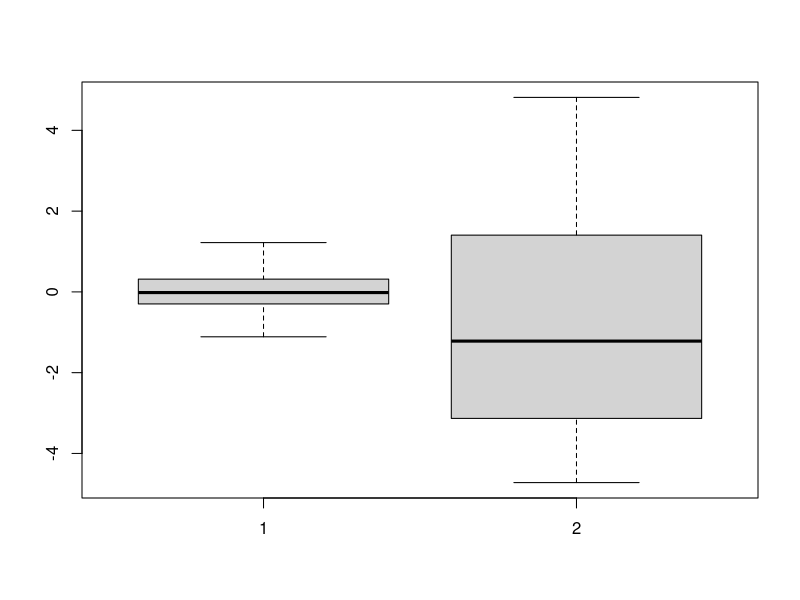
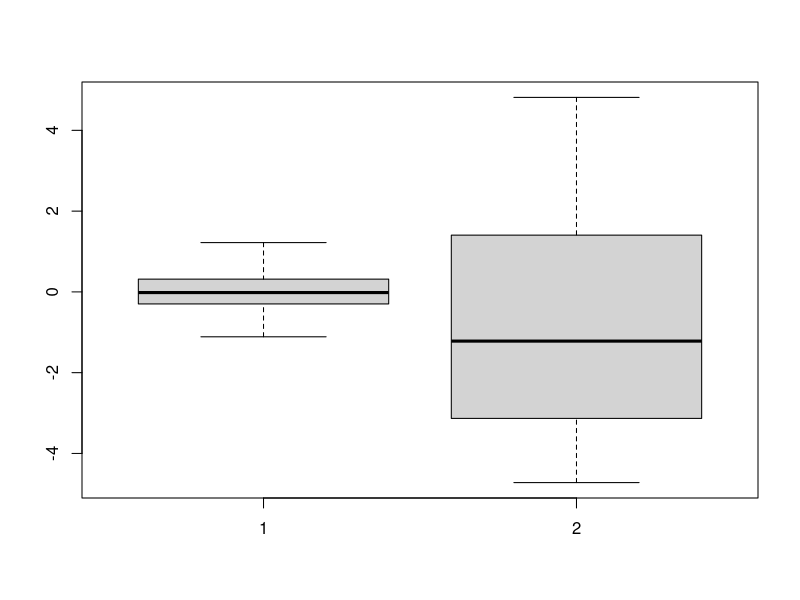
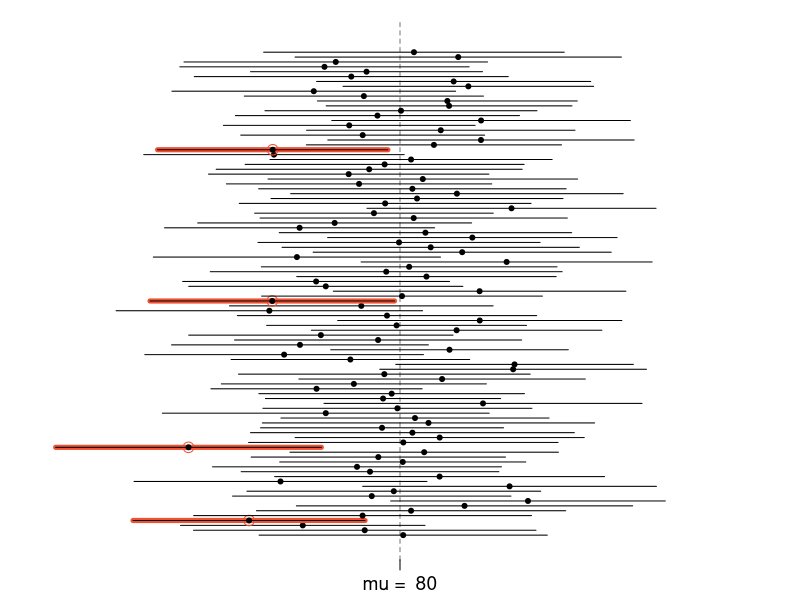

R code for these plots, in order:
## ---- chunk 1
knitr::opts_chunk$set(echo = FALSE)
## ---- chunk 2
set.seed(0)
dat <- c(rnorm(100,0,0.5), runif(100,-5,5))
grp <- c(rep(1,100),rep(2,100))
boxplot(dat~grp, ylab="", xlab="")
## ---- chunk 3
set.seed(0)
dat <- c(rnorm(100,0,0.5), runif(100,-5,5))
grp <- c(rep(1,100),rep(2,100))
boxplot(dat~grp, ylab="", xlab="")
## ---- chunk 4
contains <- function(l,u,m){
  if(l < m & m < u) return(TRUE)
  else return(FALSE)
}
plot_ci <- function(lo, hi, m){
  par(mar=c(2, 1, 1, 1), mgp=c(2.7, 0.7, 0))
  k <- 100
  ci.max <- max(rowSums(matrix(c(-1*lo,hi),ncol=2)))

  xR <- m + ci.max*c(-1, 1)
  yR <- c(0, 41*k/40)

  plot(xR, yR, type='n', xlab='', ylab='', axes=FALSE)
  abline(v=m, lty=2, col='#00000088')
  axis(1, at=m, paste("mu = ",round(m,4)), cex.axis=1.15)
  #axis(2)
  for(i in 1:k){
    x <- mean(c(hi[i],lo[i]))
	  ci <- c(lo[i],hi[i])
	  if(contains(lo[i],hi[i],m)==FALSE){
		  col <- "#F05133"
		  points(x, i, cex=1.4, col=col)
#		  points(x, i, pch=20, cex=1.2, col=col)
		  lines(ci, rep(i, 2), col=col, lwd=5)
	  }
	  col <- 1
  	points(x, i, pch=20, cex=1, col=col)
	  lines(ci, rep(i, 2), col=col)
  }
}

set.seed(0)
population <- rnorm(1000000,80,25)
samp_mean <- rep(NA, 100)
samp_sd <- rep(NA, 100)
n <- 60
for(i in 1:100){
  samp <- sample(population, n) # obtain a sample of size n = 60 from the population
  samp_mean[i] <- mean(samp)    # save sample mean in ith element of samp_mean
  samp_sd[i] <- sd(samp)        # save sample sd in ith element of samp_sd
}
cv <- -qnorm(0.05/2)
lower_vector <- samp_mean - cv * samp_sd / sqrt(n) 
upper_vector <- samp_mean + cv * samp_sd / sqrt(n)
plot_ci(lower_vector, upper_vector, 80)
